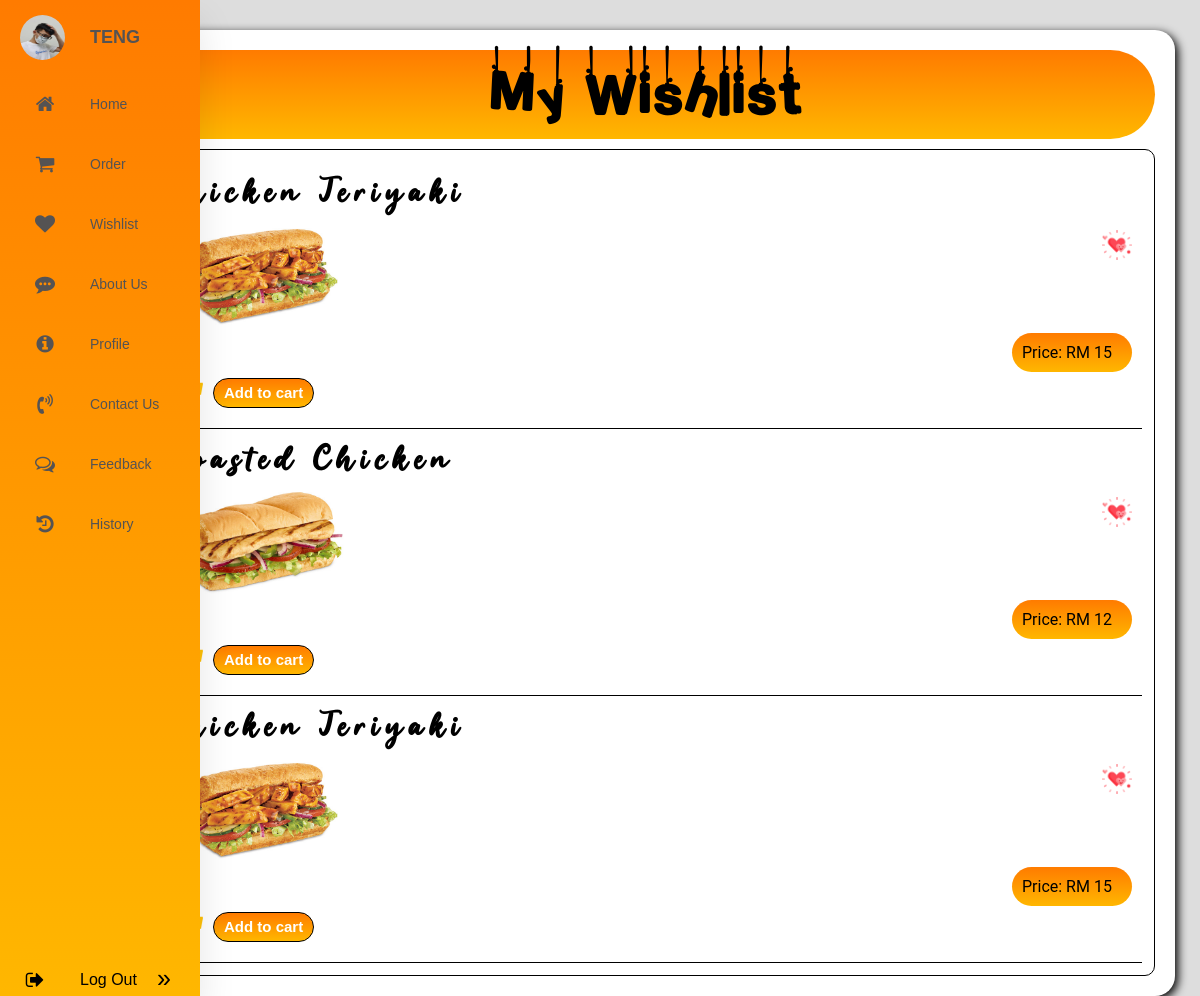
The app's page /wishlist.php?email=12112017613@gmail.com with its own data.
### tables this page shows
CREATE TABLE `user` (
  `No` int(100) NOT NULL,
  `Name` varchar(40) NOT NULL,
  `Date` date NOT NULL,
  `Role` varchar(40) NOT NULL,
  `Status` varchar(40) NOT NULL,
  `Email` varchar(40) NOT NULL COMMENT 'Email@gmail.com',
  `PhoneNumber` varchar(12) NOT NULL COMMENT '012-3456789',
  `Summary` text NOT NULL,
  `Password` varchar(100) NOT NULL,
  `Image` varchar(100) NOT NULL
);

CREATE TABLE `wishlist` (
  `id` int(11) NOT NULL,
  `itemname` varchar(100) NOT NULL,
  `itemimage` varchar(100) NOT NULL,
  `itemprice` float NOT NULL
);

### wishlist.php (the view, shortened to what this page needs)
<?php
    include 'config.php';
?>
<!DOCTYPE html>
<html lang="en">
<head>
    <link rel="stylesheet" href="https://cdnjs.cloudflare.com/ajax/libs/font-awesome/4.7.0/css/font-awesome.min.css">
</head>
<body>
    <?php include 'usersidebar.php'?>
    <div class="subway">
        <div class="Title">
            <h1>My Wishlist</h1>
        </div>
        <div class="wishlist">
        <div class="form">
        <?php
                $wishlist = "SELECT * FROM wishlist";
                $query = mysqli_query($conn,$wishlist);
                while($fetch = mysqli_fetch_assoc($query))
                {
                    ?>
                    <div class="formControl">
                                <div class="imgoffood">
                                    <p class="title">
                                        <span class="item"><?php echo $fetch['itemname']?></span>
                                            <div class="del">
                                            <a href="delwishlist.php?email=<?php echo $id?>&&id=<?php echo $fetch['id']?>"class="love1"><img class="love" src="<?php echo "images/love.png"?>" alt=""></a>
                                            </div>
                                        <img src="<?php echo $fetch['itemimage']?>" alt=""> </p>
                                        <div class="price">Price: <?php echo "RM ".$fetch['itemprice']?></div>
                                </div>
                                <div class="add">
                                <form action="" method="POST">
                                    <div class="stepper-input">
                                        <input id="range" name="range" type="number" min="1" max="5" value="1">
                                    </div>
                                    <div class="cart">
                                        <img src="images/shoppingcart.png" alt=""><button type="submit" name="submit">Add to cart</button>
                                    </div>
                                </div>
                            </div>
                    <?php
                }
        ?>
    </div>
        </div>
    </div>
</body>
</html>

### usersidebar.php (shortened to what this page needs)
<link rel="stylesheet" href="https://maxst.icons8.com/vue-static/landings/line-awesome/line-awesome/1.3.0/css/line-awesome.min.css">
<link rel="stylesheet" href="https://cdnjs.cloudflare.com/ajax/libs/font-awesome/4.7.0/css/font-awesome.min.css">
<body>
<?php
        $id =$_GET['email'];
        $host = "SELECT * FROM `user` where Email = '$id'";
        $query = mysqli_query($conn,$host);
        $host_image = mysqli_fetch_assoc($query);
?>
<div class="container">
<div class="sidebar">
        <nav>
            <ul>
                <li>
                    <a class="logo" href="User_profile.php?email=<?php echo $host_image['Email']?>">
                        <?php echo '<img src='."images/".$host_image['Image'].' >'?>
                        <span class="nav-item"><?php echo $host_image['Name']?></span>
                    </a>
                </li>
                <li>
                    <a href="Homepage.php?email=<?php echo $host_image['Email']?>">
                        <i class="fa fa-home"></i>
                        <span class="nav-item">Home</span>
                    </a>
                </li>
                <li>
                    <a href="order.php?email=<?php echo $host_image['Email']?>">
                        <i class="fa fa-shopping-cart"></i>
                        <span class="nav-item">Order</span>
                    </a>
                </li>
                <li>
                    <a href="wishlist.php?email=<?php echo $host_image['Email']?>">
                        <i class="fa fa-heart"></i><span class="nav-item">Wishlist</span>
                    </a>
                </li>
                <li>
                    <a href="About_us.php?email=<?php echo $host_image['Email']?>">
                        <i class="fa fa-commenting"></i><span class="nav-item">About Us</span>
                    </a>
                </li>
                <li>
                    <a href="User_profile.php?email=<?php echo $host_image['Email']?>">
                        <i class="fa fa-info-circle"></i><span class="nav-item">Profile</span>
                    </a>
                </li>
                <li>
                    <a href="contact.php?email=<?php echo $host_image['Email']?>">
                        <i class="fa fa-volume-control-phone "></i><span class="nav-item">Contact Us</span>
                    </a>
                </li>
                <li>
                    <a href="view_comment.php?email=<?php echo $host_image['Email']?>">
                        <i class="fa fa-comments-o "></i><span class="nav-item">Feedback</span>
                    </a>
                </li>
                <li>
                    <a href="order_his.php?email=<?php echo $host_image['Email']?>">
                        <i class="fa fa-history "></i><span class="nav-item">History</span>
                    </a>
                </li>
                <li class="logout"><i name="fa"class="fa fa-sign-out"></i><span class="nav-item">Log Out</span><span class="expand">»</span></a>
                </li>
            </ul>
        </nav>
        </div>
</body>

### wishlist.php (style rules this page uses)
* { padding: 0; margin: 0; box-sizing: border-box; }
body { background: #DDDDDD; margin-left: 120px; margin-right: 25px; margin-top: 30px; font-family: "Roboto",sans-serif; }
.add { padding: 10px; }
.subway { padding: 10px; background-color: white; border-radius: 20px; box-shadow: 3px 3px 10px black; }
.subway a { float: right; font-size: 20px; }
.imgoffood img { margin: auto; }
.wishlist { padding: 12px; margin: 10px; border: 1px solid black; border-radius: 10px; }
.Title h1 { text-align: center; background: linear-gradient(#ff7b00,#ffb700); padding: 10px; margin: 10px; border-radius: 1000px; font-family: Hanged_Letters; font-size: 60px; letter-spacing: 5px; }
.item { font-weight: bold; font-size: 30px; font-family: Guardian_Snowing_Demo; letter-spacing: 7px; }
.imgoffood .title { font-weight: bold; font-size: 30px; font-family: Guardian_Snowing_Demo; letter-spacing: 7px; }
.stepper-input input { width: 50px; height: 25px; border: none; text-align: center; }
.imgoffood img { width: 20%; }
.cart { display: inline-block; margin-top: 10px; }
.cart button { background: linear-gradient(#ff7b00,#ffb700); height: 30px; border: 1px solid black; border-radius: 20px; padding-left: 10px; padding-right: 10px; color: white; font-weight: bold; font-size: 15px; }
.imgoffood .love { width: 30px; }
.cart img { width: 30px; float: left; margin-right: 10px; }
.formControl { padding: 10px; border-bottom: 1px solid black; }
.sidebar { outline: none; border: none; text-decoration: none; font-family: "Poppins", sans-serif; }
nav { position: fixed; top: 0; bottom: 0; height: 100%; left:0; background: linear-gradient(#ff7b00,#ffb700); width: 90px; overflow:hidden; transition: width 0.2s linear; box-shadow: 0 20px 35px rgba(0, 0, 0, 0.1); }
.logo { text-align: center; display: flex; transition: all 0.5s ease; margin: 10px 0 0 10px; }
.logo img { width: 45px; height: 45px; border-radius: 50%; }
.logo span { font-weight: bold; padding-left: 16px; font-size: 18px; text-transform: uppercase; }
a { color: rgb(85,83,83); font-size: 14px; display: table; width: 260px; padding: 5px; padding-left: 10px; margin-top: 10px; text-decoration: none; }
.sidebar { top: 0; left: 0; }
.sidebar .fa { position: relative; width: 70px; height: 40px; top: 14px; font-size: 20px; text-align: center; }
.nav-item { position: relative; top: 12px; margin-left: 10px; }
.logout { position: absolute; bottom: 0; }
.price { border-radius: 20px; background: linear-gradient(#ff7b00,#ffb700); width: 120px; margin-left: 8px; padding: 10px; float: right; }
.del a { vertical-align: top; display: inline-block; padding: 0; width: 30px; }

### usersidebar.php (style rules this page uses)
.sidebar { outline: none; border: none; text-decoration: none; font-family: "Poppins", sans-serif; }
body { background: #DDDDDD; margin-left: 120px; margin-right: 25px; margin-top: 30px; }
nav { position: fixed; top: 0; bottom: 0; height: 100%; left:0; background: linear-gradient(#ff7b00,#ffb700); width: 90px; overflow:hidden; transition: width 0.2s linear; box-shadow: 0 20px 35px rgba(0, 0, 0, 0.1); }
.logo { width: 200px; text-align: center; display: flex; transition: all 0.5s ease; margin: 10px 0 0 10px; }
.logo img { width: 45px; height: 45px; border-radius: 50%; }
.logo span { font-weight: bold; padding-left: 15px; font-size: 18px; text-transform: uppercase; }
a { color: rgb(85,83,83); font-size: 14px; display: table; width: 260px; padding: 5px; padding-left: 10px; margin-top: 10px; text-decoration: none; }
.sidebar { top: 0; left: 0; }
.sidebar .fa { position: relative; width: 70px; height: 40px; top: 14px; font-size: 20px; text-align: center; }
.nav-item { position: relative; top: 12px; margin-left: 10px; }
.logout { position: absolute; bottom: 0; float: left; line-height: 30px; }
ul { list-style: none; margin: 0; padding: 0px; min-width:10em; }
.expand { font-size:25px; float:right; margin-top:10px; margin-left:20px; }
* { box-sizing: border-box; margin: 0; padding: 0; }

### records on screen
user: Image (picture), Name "TENG"
wishlist: itemname "Chicken Teriyaki", itemimage (picture), itemprice "15"
wishlist: itemname "Roasted Chicken", itemimage (picture), itemprice "12"
wishlist: itemname "Chicken Teriyaki", itemimage (picture), itemprice "15"
